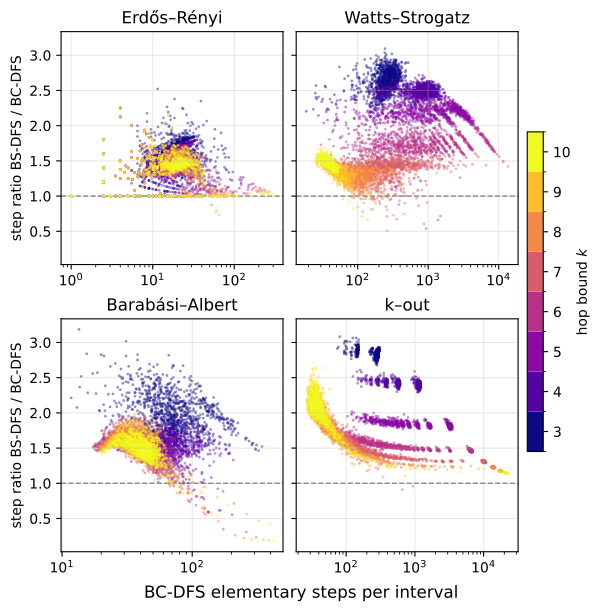

Reproduce this figure in Python.
"""
The cost of replacing BC-DFS by BS-DFS

Both algorithms are counted in the elementary-step model of the paper
(sec:work-attribution), decomposed into three accounts:

    scan     1 (call bookkeeping) + 1 per scanned successor
    cascade  1 per firing barrier update + 1 per scanned predecessor
    output   |path| <= k+1

A non-firing UpdateBarrier costs nothing extra: examining it was already
paid for by the caller's predecessor scan.

The two algorithms differ in bookkeeping, and this is counted honestly:
BC-DFS enters t as a search call and skips the successor loop at depth k;
BS-DFS scans successors in every call and handles t inside the parent's
scan.  These are differences in the algorithms, not in the measurement.

Calibration: BS-DFS reproduces the exact step counts of lem:clique-trap,
c*N_{c,k} for G_c and c*N_{c,k}+c^2-1 for the terminal interval of G_c^+.
"""

import numpy as np
from itertools import islice
import matplotlib.pyplot as plt
from matplotlib.colors import BoundaryNorm
from matplotlib.ticker import PercentFormatter
from collections import Counter, deque, defaultdict

from graph_generator import (CMAP, FAMILIES, ISLICE, K_VALUES, RUNS,
                             COLS, make_panels, print_families)

print_families("steps")


def bsdfs(G, s, t, k, steps):
    """tight scheme (original BSDFS)"""
    b = {x: 0 for x in G.nodes}
    S = []

    def fruitful(v, sd):
        b[v] = sd
        queue = deque([(v, sd)])
        while queue:
            q, d = queue.popleft()
            steps["cascade"] += 1
            for p in G.predecessors(q):
                steps["cascade"] += 1
                if p not in S and b[p] > d + 1:
                    steps["drop"] += 1
                    b[p] = d + 1
                    queue.append((p, d + 1))

    def search(v):
        S.append(v)
        h = len(S) - 1
        steps["scan"] += 1
        sd = k + 1
        for w in G.successors(v):
            steps["scan"] += 1
            if b[w] + h < k:
                if w == t:
                    steps["output"] += h + 2
                    yield S + [t]
                    sd = 1
                elif w not in S:
                    d = yield from search(w)
                    sd = min(sd, d + 1)

        if sd <= k:
            steps["fruitful"] += 1
            fruitful(v, sd)
        else:
            steps["raise"] += 1
            b[v] = k - h + 1

        S.pop()
        return sd

    yield from search(s)


def bcdfs(G, s, t, k, steps):
    """original control-flow, NO completeness"""
    S = []
    bar = {v: 0 for v in G.nodes}

    def length(S):
        return len(S) - 1

    def UpdateBarrier(u, l, root_call=False):
        if bar[u] > l:
            steps["cascade"] += 1
            steps["root" if root_call else "drop"] += 1
            bar[u] = l
            for v in G.predecessors(u):
                steps["cascade"] += 1
                if v not in S:
                    UpdateBarrier(v, l + 1)

    def search(u):
        F = k + 1
        S.append(u)
        steps["scan"] += 1
        if u == t:
            steps["output"] += len(S)
            yield S.copy()
            S.pop()
            F = 0
            return F
        elif length(S) < k:
            for v in G.successors(u):
                steps["scan"] += 1
                if v not in S:
                    if length(S) + 1 + bar[v] <= k:
                        f = yield from search(v)
                        if f != k + 1:
                            F = min(F, f + 1)
        if F == k + 1:
            steps["raise"] += 1
            bar[u] = k - length(S) + 1
        else:
            steps["fruitful"] += 1
            UpdateBarrier(u, F, root_call=True)
        S.pop()
        return F

    yield from search(s)


ACCOUNTS = ("scan", "cascade", "output")


def total_steps(steps):
    return sum(steps[a] for a in ACCOUNTS)


def print_totals(title, totals):
    print(f"\n--- {title}: elementary steps, BS-DFS relative to BC-DFS ---")
    print(f"{'k':>3} {'n':>6} {'BS steps':>14} {'BC steps':>14} {'bs/bc':>7}"
          f" {'scan':>7} {'cascade':>8} {'output':>7} {'worst':>7} {'fired':>7} {'per-int':>7}")
    for k in K_VALUES:
        c = totals[k]
        if not c["n"] or not c["bs_total"]:
            print(f"{k:>3} {c['n']:6,} -- no work recorded --")
            continue
        rat = lambda a: c[f"bs_{a}"] / c[f"bc_{a}"] if c[f"bc_{a}"] else float("nan")
        fired = c["bc_root"] / c["bc_fruitful"] if c["bc_fruitful"] else float("nan")
        per = (c["bs_total"]/c["bs_int"]) / (c["bc_total"]/c["bc_int"])
        print(f"{k:>3} {c['n']:6,} {c['bs_total']:14,} {c['bc_total']:14,}"
              f" {c['bs_total']/c['bc_total']:7.3f}"
              f" {rat('scan'):7.3f} {rat('cascade'):8.3f} {rat('output'):7.3f}"
              f" {c['worst']:7.3f} {fired:7.4f} {per:7.3f}")


def make_ax(ax, title, graph_generator):
    ks = list(K_VALUES)

    data = {k: [] for k in K_VALUES}
    totals = {k: Counter() for k in K_VALUES}

    for run in range(RUNS):
        G, s, t = graph_generator(run)
        n, m = G.number_of_nodes(), G.number_of_edges()
        for k in ks:
            steps1 = defaultdict(int)
            paths1 = list(islice(bsdfs(G, s, t, k, steps1), ISLICE))
            if len(paths1) >= ISLICE:              # truncated: excluded
                totals[k].update(truncated=1)
                continue
            steps2 = defaultdict(int)
            paths2 = list(islice(bcdfs(G, s, t, k, steps2), ISLICE))
            iv1 = 1 + len(paths1)   # intervals
            iv2 = 1 + len(paths2)   # intervals
            s1 = total_steps(steps1)
            s2 = total_steps(steps2)
            x = s1 / iv1
            y = s2 / iv2
            print(f"{run=:8} {n=:4} {m=:4} {k=:4}   bs_steps={x:10.2f} bc_steps={y:10.2f}"
                  f"   bs_scan={steps1['scan']:9} bs_casc={steps1['cascade']:9} bs_out={steps1['output']:9}"
                  f"   bc_scan={steps2['scan']:9} bc_casc={steps2['cascade']:9} bc_out={steps2['output']:9}")
            data[k].append((y, x / y))
            totals[k].update(n=1, bs_total=s1, bc_total=s2,
                             bs_int=iv1, bc_int=iv2,
                             bc_fruitful=steps2["fruitful"], bc_root=steps2["root"],
                             **{f"bs_{a}": steps1[a] for a in ACCOUNTS},
                             **{f"bc_{a}": steps2[a] for a in ACCOUNTS})

    for i, k in enumerate(ks):
        if not data[k]:
            continue
        xs, ys = zip(*data[k])
        ax.scatter(xs, ys, s=4, alpha=0.45, lw=0, color=CMAP(i), label=f"k={k}")
        totals[k]["worst"] = max(ys)

    ax.set_xscale("log")
    ax.set_title(title)
    ax.grid(True, alpha=0.3)
    ax.axhline(1, color="gray", lw=1, ls="--", zorder=0)

    return totals


def make_bars(ax, title, totals):
    ks = [k for k in K_VALUES if totals[k]["bc_total"]]   # skip k with no work recorded
    bottom_pos = np.zeros(len(ks)); bottom_neg = np.zeros(len(ks))
    for a, colour in zip(ACCOUNTS, (CMAP(2), CMAP(4), CMAP(6))):
        v = np.array([(totals[k][f"bs_{a}"] - totals[k][f"bc_{a}"]) / totals[k]["bc_total"]for k in ks])
        pos, neg = np.clip(v, 0, None), np.clip(v, None, 0)
        ax.bar(ks, pos, bottom=bottom_pos, color=colour, label=a, width=.7)
        ax.bar(ks, neg, bottom=bottom_neg, color=colour, width=.7)
        bottom_pos += pos; bottom_neg += neg
    ax.plot(ks, [totals[k]["bs_total"]/totals[k]["bc_total"] - 1 for k in ks], ".-", lw=.8, ms=4, color=CMAP(0), label="total excess")
    ax.axhline(0, color="gray", lw=.8)
    ax.set_xlabel("hop bound $k$"); ax.set_title(title)
    ax.set_xticks(K_VALUES)
    ax.yaxis.set_major_formatter(PercentFormatter(xmax=1))
    if not ks:
        return 0.0, 0.0
    return bottom_pos.max(), bottom_neg.min()   # caller sets a common y range


def main():
    plt.rcParams.update({"pdf.fonttype": 42}) # Type 42 (TrueType) makes the figure text searchable and selectable
    fig, axes = make_panels()

    fig.supxlabel("BC-DFS elementary steps per interval")
    for ax in axes[::COLS]:                      # leftmost panel of each row
        ax.set_ylabel("step ratio BS-DFS / BC-DFS")

    totals = [make_ax(ax, f.name, f.generate) for ax, f in zip(axes, FAMILIES)]

    fig_bars, axes_bars = make_panels()
    spans = [make_bars(ax, f.name, t) for ax, f, t in zip(axes_bars, FAMILIES, totals)]
    # one y range for all panels, tall enough for the highest stack (sharey=True,
    # so setting it once is enough); the legend needs some headroom of its own
    axes_bars[0].set_ylim(min(lo for _, lo in spans) - .1,
                          max(hi for hi, _ in spans) * 1.15)
    axes_bars[0].legend(fontsize=7, frameon=False, loc="upper center", ncol=2)
    for ax in axes_bars[::COLS]:
        ax.set_ylabel("BS-DFS excess steps, rel. BC-DFS")

    norm = BoundaryNorm(np.arange(min(K_VALUES)-.5, max(K_VALUES)+1.5, 1), CMAP.N)

    sm = plt.cm.ScalarMappable(cmap=CMAP, norm=norm); sm.set_array([])
    cb = fig.colorbar(sm, ax=axes, ticks=K_VALUES, pad=.02, fraction=.035)
    cb.set_label("hop bound $k$")

    fig.savefig("steps.pdf", bbox_inches="tight")
    fig_bars.savefig("steps_bars.pdf", bbox_inches="tight")

    for f, t in zip(FAMILIES, totals):
        print_totals(f.name, t)


if __name__ == "__main__":
    main()
